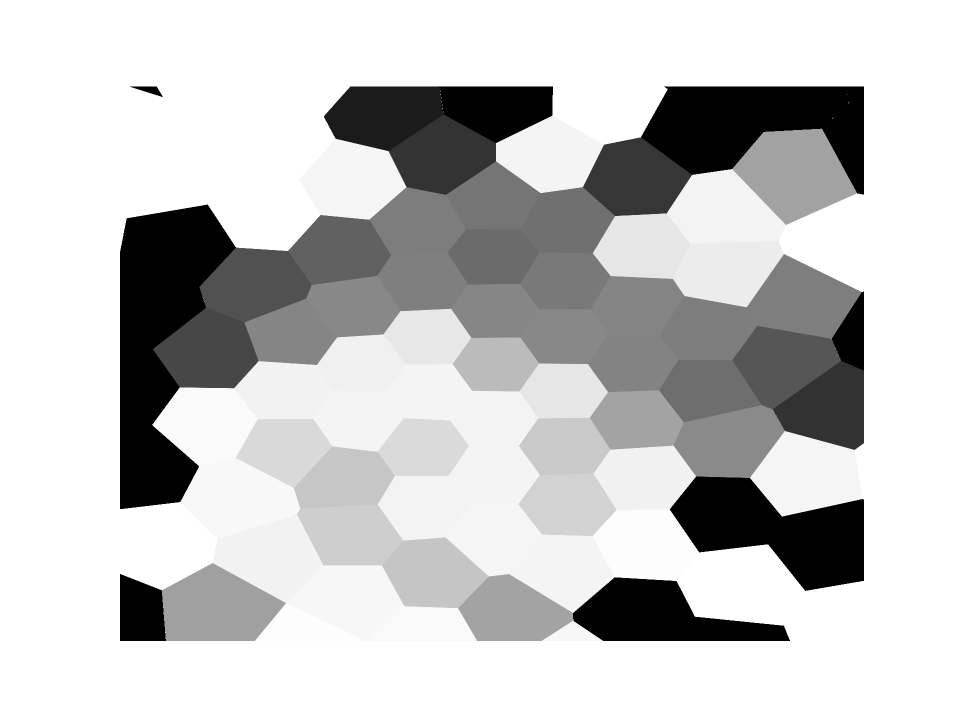
%> input picture QuantitativeImageAnalysis/TuringPatterns/fig_final_Vmem_2D_2.png, 1920 x 1440 px (shown at 1/2 size)
$ octave avgrobustnessscoreBETSE.m   (GNU Octave 9; MATLAB toolbox functions it lacks are replaced by stand-ins)
%> lines starting %> are read from the running program, lines starting %| are printed output that depends on the picture
### QuantitativeImageAnalysis/TuringPatterns/imageTrim.m
    function out = imageTrim(network, k)
[r c w] = size(network);
switch k
    case 1
        d = min([floor(log2(r)),floor(log2(c))]);
        b = 2^d;
        extraR = floor((r-b)/2);
        extraC = floor((c-b)/2);
        out = network((extraR+1):(extraR+b),(extraC+1):(extraC+b),:);
    case 2
        network(1,:,:)=[];
        network(end,:,:)=[];
        network(:,1,:)=[];
        network(:,end,:)=[];
        C=[];
        for jj=1:(c-2)
            if all(network(:,jj,:)==ones(r-2,1,w).*255)
            else
                C=[C jj];
            end
        end
        R=[];
        for ii=1:(r-2)
            if all(network(ii,:,:)==ones(1,c-2,w).*255)
            else
                R=[R ii];
            end
        end
        out = network(R,C,:);
        % We need images to be at least 32 by 32 to have depth 5 quadtrees:
        if length(R)<32
            out=[out;uint8(ones(32-length(R),length(C),w).*255)];
        end
        if length(C)<32
            out=[out,uint8(ones(size(out,1),32-length(C),w).*255)];
        end
        out=squareMean(out);
end
end

### QuantitativeImageAnalysis/TuringPatterns/squareMean.m
function out=squareMean(network, d)
[r c w] = size(network);
dr=floor(log2(r));
br=2^dr;
dc=floor(log2(c));
bc=2^dc;
if nargin==1
    d = min([floor(log2(r)),floor(log2(c))]);
end
b=2^d;
ii=1;
while 1
    if r==br
        break
    end
    temp=network(ii:(ii+1),:,:);
    if ii==1
        network=vertcat(mean(temp),network(((ii+2):end),:,:));
    else
        network=vertcat(network(1:(ii-1),:,:),mean(temp), ...
            network((ii+2):end,:,:));
    end
    [r c w] = size(network);
    if r==br;
        break
    end
    temp=network((end-ii):(end-ii+1),:,:);
    if ii==1
        network=vertcat(network(1:(end-ii-1),:,:),mean(temp));
    else
        network=vertcat(network(1:(end-ii-1),:,:),mean(temp), ...
            network((end-ii+2):end,:,:));
    end
    [r c w] = size(network);
    if r==br;
        break
    end
    ii=ii+1;
end
jj=1;
while 1
    if c==bc
        break
    end
    temp=network(:,jj:(jj+1),:);
    if jj==1
        network=horzcat(mean(temp,2),network(:,(jj+2):end,:));
    else
        network=horzcat(network(:,1:(jj-1),:),mean(temp,2), ...
            network(:,(jj+2):end,:));
    end
    [r c w] = size(network);
    if c==bc;
        break
    end
    temp=network(:,(end-jj):(end-jj+1),:);
    if jj==1
        network=horzcat(network(:,1:(end-jj-1),:),mean(temp,2));
    else
        network=horzcat(network(:,1:(end-jj-1),:),mean(temp,2), ...
            network(:,(end-jj+2):end,:));
    end
    [r c w] = size(network);
    if c==bc;
        break
    end
    jj=jj+1;
end
while r~=b
    temp=[];
    for ii=1:r/2
        temp=uint8([temp;mean(network(ii*2-1:ii*2,:,:))]);
    end
    network=temp;
    [r c w] = size(network);
end
while c~=b
    temp=[];
    for jj=1:c/2
        temp=uint8([temp,mean(network(:,jj*2-1:jj,:),2)]);
    end
    network=temp;
    [r c w] = size(network);
end
out=network;
end

### QuantitativeImageAnalysis/TuringPatterns/make32.m
function out=make32(network)
[r c w]=size(network);
if r==32 && c==32
    out=network;
else
    d=log2(r);
    D=2^(d-5);
    temp1=[];
    for ii=0:31
        temp=network((D*ii+1):(D*(ii+1)),:,:);
        temp1=uint8([temp1;mean(temp)]);
    end
    out=[];
    for jj=0:31
        temp=temp1(:,(D*jj+1):(D*(jj+1)),:);
        out=uint8([out,mean(temp,2)]);
    end
end
end

### QuantitativeImageAnalysis/TuringPatterns/calculateQuadtree.m
% Computes the quadree
function [tree, varTree] = calculateQuadtree(network)
%UNTITLED Summary of this function goes here
%   Detailed explanation goes here


d = 1; % FIX THIS
network_size = size(network,1)/d;

ts = [log2(network_size)+1, (network_size)^2];


tree = zeros(ts(1), ts(2));
tree(1,:) =  mean(mean(network));


if(nargout > 1)
    varTree = zeros(ts(1), ts(2));
    varTree(1,:) = sum(sum(network.*network - tree(1,1)*tree(1,1)))/(4*network_size*network_size);
    % divide by 4 for normalization
    % variance of n equally likely values
end


if (network_size == 1)
    return;
end


nsO = size(network,1);

ns = nsO/2;

CI = [1,1; 1,ns+1; ns+1,ns+1; ns+1, 1];


S = (network_size)^2/4;

for i=1:4
    if(nargout > 1)
        [ tree(2:end, 1+S*(i-1):S*i), varTree(2:end, 1+S*(i-1):S*i) ] = calculateQuadtree(network(CI(i,1):CI(i,1)+ns-1, CI(i,2):CI(i,2)+ns-1));
    else
        tree(2:end, 1+S*(i-1):S*i) = calculateQuadtree(network(CI(i,1):CI(i,1)+ns-1, CI(i,2):CI(i,2)+ns-1));
    end
end


return


### QuantitativeImageAnalysis/TuringPatterns/modelCheckPattern.m
% quantitative model checking:
function result = modelCheckPattern(formula, tree, pattern)


    % first find the indices of the pattern in formula:
    patternFormulas = [];
    for i=1:length(formula)

        if(strcmp(formula{i,2},pattern))
            patternFormulas = [patternFormulas, i]; %#ok<AGROW>
        end
    end


    % do the quantitative check for each of the formulas, but first do the
    % check until patternFormulas(end)

    M = patternFormulas(end);
    QA = zeros(M,1);
    for mi=1:M

        QA(mi) = checkConjunction(formula{mi, 1}, tree);

    end

    % over all possible patternFormulas, we will choose the maximal one:
    PR = zeros(length(patternFormulas),1);
    for pi = 1:length(patternFormulas)
       if(patternFormulas(pi) == 1)
           PR(pi) = 100;
       else
        PR(pi) = min(-QA(1:patternFormulas(pi)-1));
       end
       PR(pi) = min(PR(pi), QA(patternFormulas(pi)));
    end

    result = max(PR);

end


% [18 lines left out: function checkConjunction, not called in this run]

### QuantitativeImageAnalysis/TuringPatterns/avgrobustnessscoreBETSE.m

imageFolder = 'Z:\Andre\avgeScore2';
load('BETSENormAutoscale2formulamatfile.mat', 'ans');
formula = ans;
color = 1;
outputFile = 'Z:\Andre\avgeScore2\209thtestoutput';
outputFile3 = 'Z:\Andre\avgeScore2\209Bthtestoutput.xlsx'

listing=dir(imageFolder); %lists folder contents
len=length(listing);
ind=[];
for ii=1:len
    names=listing(ii).name;
    if length(names)>=5 && all(names((end-2):end)=='png')
        ind=[ind ii];
    end
end

lemon = 33;

robustness = zeros(1,20,3);
for i=1:20
    for j=1:3
        image= ['Z:\Andre\avgeScore2\sim_',num2str(i),'_',num2str(j),'\fig_final_vmem_2D_2.png'];
        imagelist = image;
        data = imread(image);
%> data is the input picture: size 1440x1920x3 uint8; min 0, max 255, mean 198.4
        data=data(200:800,100:700,:);
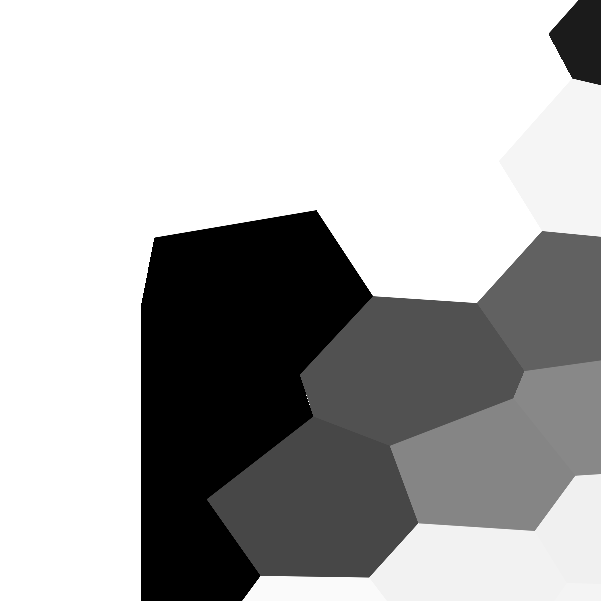
%> data: size 601x601x3 uint8; min 0, max 255, mean 175.8
        data=imageTrim(data,2);
%> after the loop in imageTrim, `for jj=1:(c-2)`: C = 459 values from 141 to 599
%> after the loop in imageTrim, `for ii=1:(r-2)`: R = 599 values from 1 to 599
%> in imageTrim, `out = network(R,C,:);`:
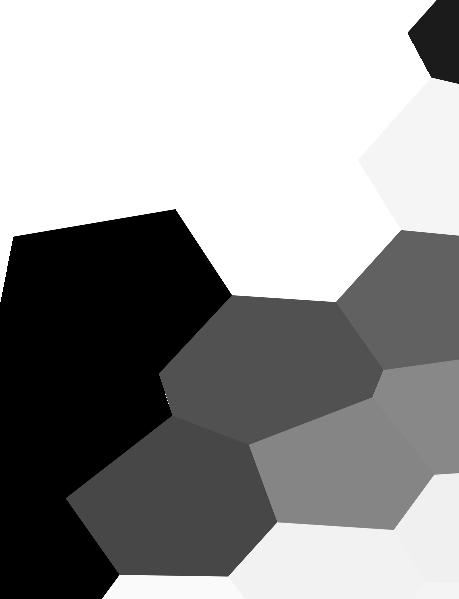
%> out: size 599x459x3 uint8; min 0, max 255, mean 151.3
%> after the loop in squareMean, `while 1`:
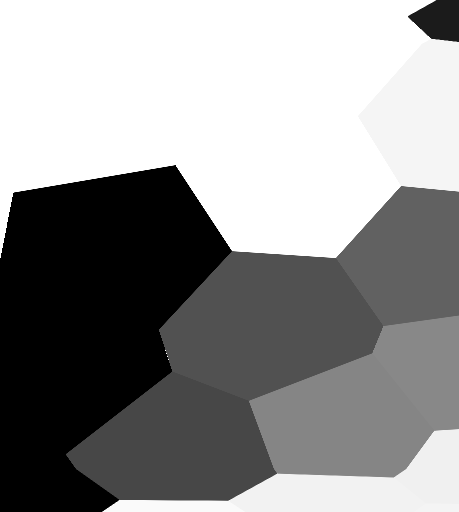
%> network: size 512x459x3 uint8; min 0, max 255, mean 144.7
%> after the loop in squareMean, `while 1`: ii = 44
%> after the loop in squareMean, `while 1`:
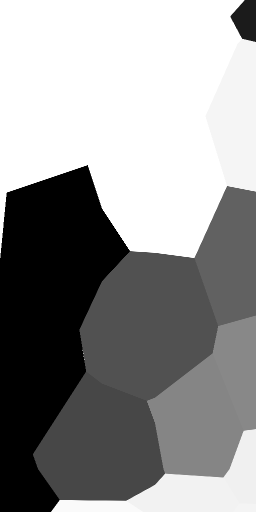
%> network: size 512x256x3 uint8; min 0, max 255, mean 146.6
%> after the loop in squareMean, `while 1`: jj = 102
%> the loop in squareMean, `while r~=b` made 1 pass
%> pass 1, in squareMean, `network=temp;`:
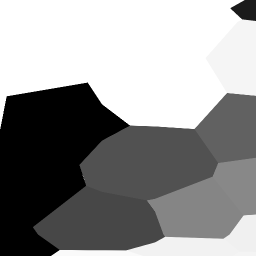
%> network: size 256x256x3 uint8; min 0, max 255, mean 146.6
        data=make32(data);
%> after the loop in make32, `for ii=0:31`:
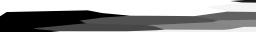
%> temp1: size 32x256x3 uint8; min 0, max 255, mean 146.6
%> after the loop in make32, `for jj=0:31`:
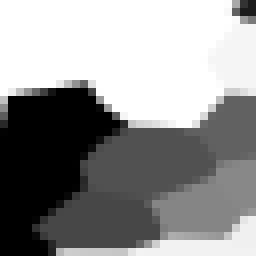
%> out: size 32x32x3 uint8 (shown 8 times larger); min 0, max 255, mean 146.6
        data=double(data(:,:,color));
%> data: size 32x32 double
        data=data./max(max(data));
        d=log2(size(data,1));
%> d = 5
        [quadtree{1}, quadtree{2}]=calculateQuadtree(data);
        robustness(1,i,j) = modelCheckPattern(formula, quadtree, 'P ');
%> the run ends on the next line
